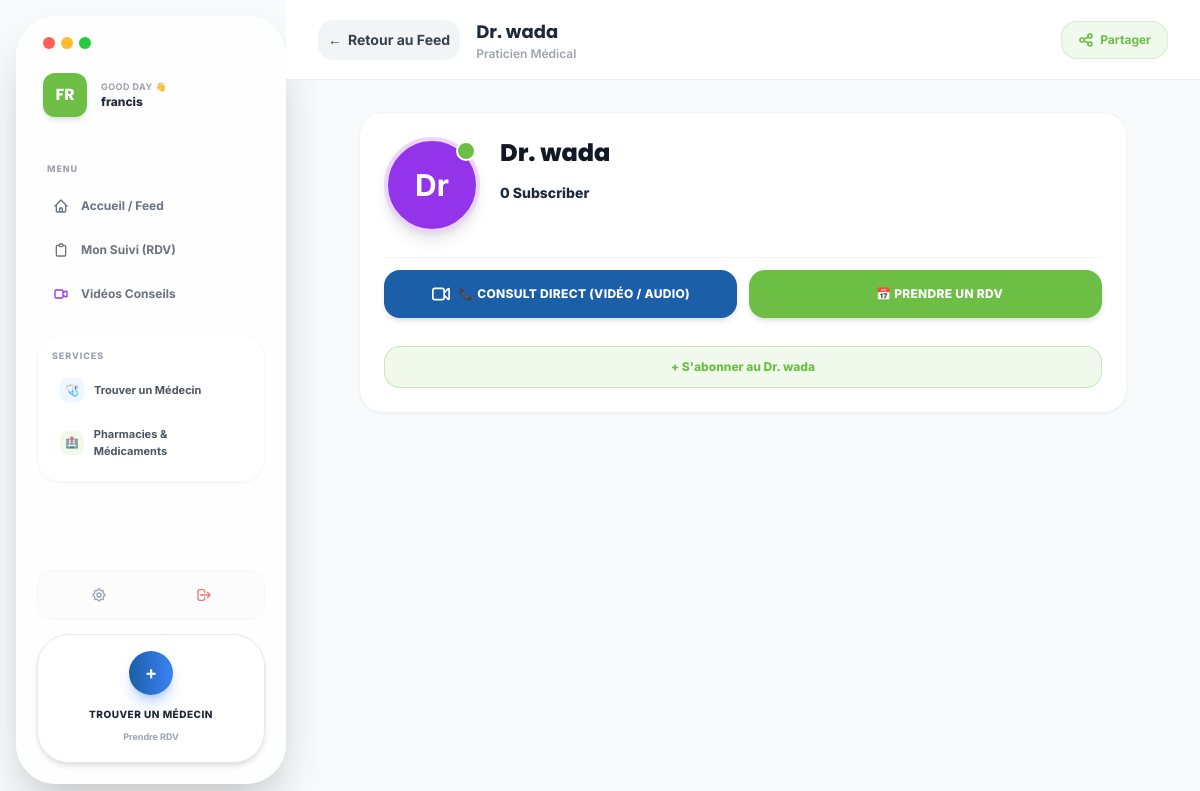
/patients/medecin/3/ (signed in), run on an earlier commit of the app's database.
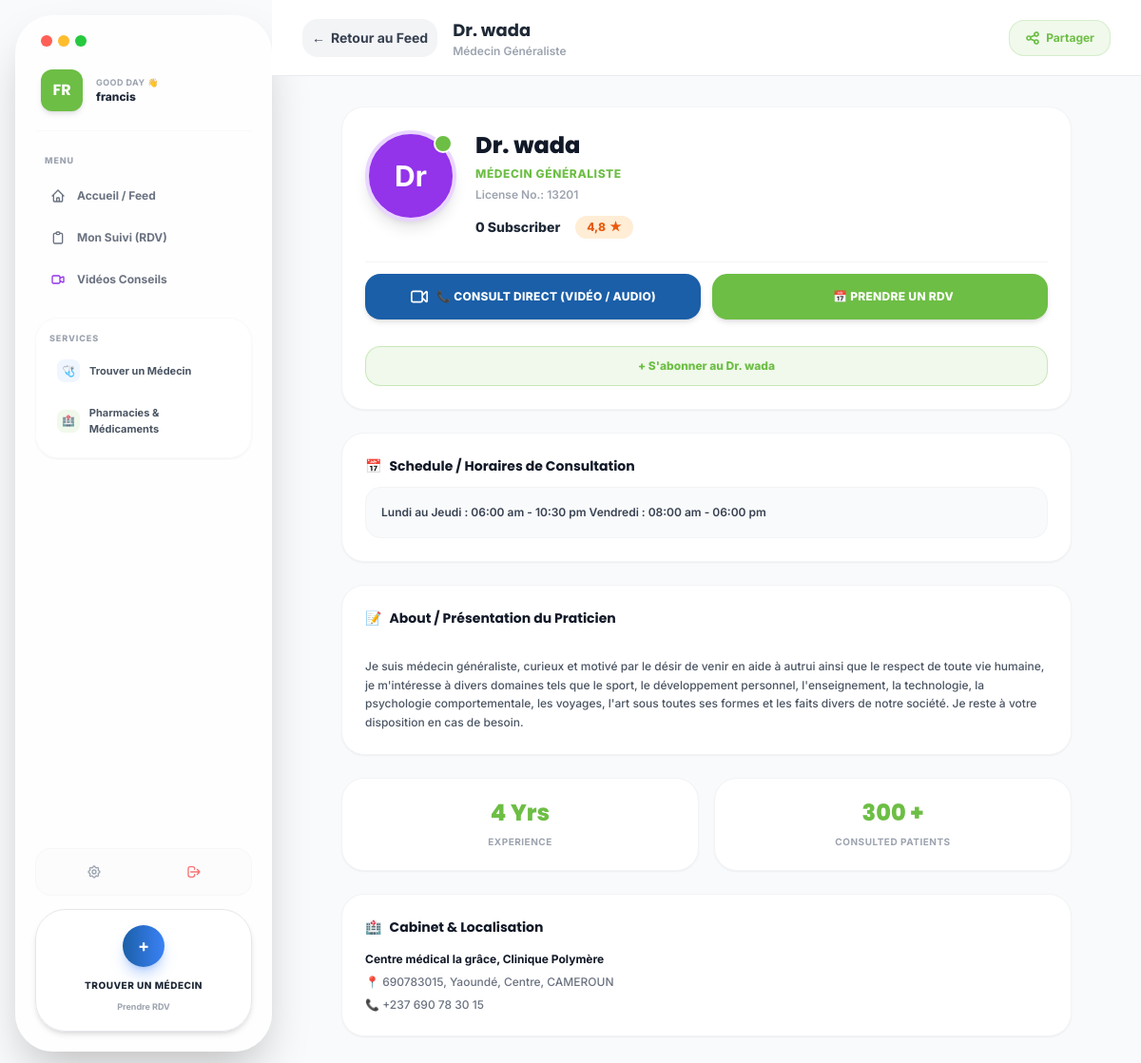
And on a later commit of the database.
### medecins/models.py (models this page shows, shortened)
class DoctorProfile(models.Model):
    user = models.OneToOneField(
        settings.AUTH_USER_MODEL,
        on_delete=models.CASCADE,
        related_name='doctor_profile'
    )
    speciality = models.CharField(max_length=150, blank=True, null=True, verbose_name="Spécialité médicale")
    license_number = models.CharField(max_length=100, blank=True, null=True, verbose_name="Numéro de licence / ordre")
    about = models.TextField(blank=True, null=True, verbose_name="Présentation / Biographie")
    schedule = models.CharField(max_length=255, blank=True, null=True, verbose_name="Horaires de consultation")
    years_of_experience = models.PositiveIntegerField(blank=True, null=True, verbose_name="Années d'expérience")
    consulted_patients_count = models.PositiveIntegerField(blank=True, null=True, verbose_name="Nombre de patients consultés")
    clinic_name = models.CharField(max_length=255, blank=True, null=True, verbose_name="Nom de la clinique / cabinet")
    clinic_address = models.CharField(max_length=255, blank=True, null=True, verbose_name="Adresse du cabinet")
    clinic_phone = models.CharField(max_length=50, blank=True, null=True, verbose_name="Téléphone du cabinet")
    rating = models.DecimalField(max_digits=3, decimal_places=1, default=5.0, verbose_name="Note moyenne")

### patients/views.py (the view)
# urls.py: path('medecin/<int:pk>/', views.DoctorDetailView.as_view(), name='doctor_detail'),
class DoctorDetailView(LoginRequiredMixin, DetailView):
    model = User
    template_name = 'patients/doctor_detail.html'
    context_object_name = 'doctor'
    def get_queryset(self):
        return User.objects.filter(role='medecin')
    def get_context_data(self, **kwargs):
        context = super().get_context_data(**kwargs)
        doctor = self.get_object()
        context['profile'] = getattr(doctor, 'doctor_profile', None)
        context['subscribers_count'] = DoctorSubscription.objects.filter(doctor=doctor).count()
        context['is_subscribed'] = DoctorSubscription.objects.filter(patient=self.request.user, doctor=doctor).exists()
        context['pharmacies_list'] = User.objects.filter(role='pharmacie')
        context['medicaments_list'] = Medicament.objects.all()
        context['medecins_list'] = User.objects.filter(role='medecin')
        return context

### patients/templates/patients/doctor_detail.html (shortened to what the changed rows need)
{% load i18n %}
<!DOCTYPE html>
<html lang="fr">
<head>
    <script src="https://cdn.tailwindcss.com"></script>
</head>
<body class="bg-gray-50/70 font-inter text-gray-800 antialiased overflow-hidden">
    <div class="flex h-screen overflow-hidden bg-gray-50/50">
        <div class="flex-1 flex flex-col min-h-screen overflow-hidden">
            <header class="h-20 bg-white border-b border-gray-200/80 px-4 md:px-8 flex items-center justify-between flex-shrink-0 z-30 select-none relative">
                <div class="flex items-center space-x-4">
                    <div>
                        <h2 class="text-base sm:text-lg font-bold font-poppins text-gray-800">
                            Dr. {{ doctor.username }}
                        </h2>
                        <p class="text-xs text-gray-400 font-semibold">
                            {% if profile and profile.speciality %}{{ profile.speciality }}{% else %}Praticien Médical{% endif %}
                        </p>
                    </div>
                </div>
            </header>
            <main class="flex-1 overflow-y-auto p-4 md:p-8 pb-24 lg:pb-8 custom-scrollbar">
                <div class="max-w-3xl mx-auto space-y-6">
                    <div class="bg-white border border-gray-100 rounded-3xl p-6 shadow-sm space-y-6">
                        <div class="flex flex-col sm:flex-row items-center sm:items-start text-center sm:text-left gap-5">
                            <div class="space-y-1.5 flex-1">
                                <h1 class="text-2xl font-extrabold text-gray-900 font-poppins">
                                    Dr. {{ doctor.username }}
                                </h1>
                                {% if profile and profile.speciality %}
                                    <p class="text-xs font-extrabold text-leaf-green uppercase tracking-wider">{{ profile.speciality }}</p>
                                {% endif %}
                                {% if profile and profile.license_number %}
                                    <p class="text-xs text-gray-400 font-semibold">License No.: {{ profile.license_number }}</p>
                                {% endif %}
                                <div class="flex items-center justify-center sm:justify-start space-x-4 pt-2">
                                    <span class="text-sm font-extrabold text-gray-800" id="subscribers-count-display">
                                    </span>
                                    {% if profile and profile.rating %}
                                        <div class="flex items-center space-x-1 bg-orange-100 text-orange-600 px-3 py-1 rounded-full text-xs font-extrabold">
                                            <span>{{ profile.rating }}</span>
                                            <span>★</span>
                                        </div>
                                    {% endif %}
                                </div>
                            </div>
                        </div>
                    </div>
                    {% if profile and profile.schedule %}
                    <div class="bg-white border border-gray-100 rounded-3xl p-6 shadow-sm space-y-3">
                        <h3 class="text-sm font-bold font-poppins text-gray-900 flex items-center space-x-2">
                            <span>📅</span>
                            <span>Schedule / Horaires de Consultation</span>
                        </h3>
                        <div class="p-4 rounded-2xl bg-gray-50 border border-gray-100 text-xs font-semibold text-gray-700 leading-relaxed">
                            {{ profile.schedule }}
                        </div>
                    </div>
                    {% endif %}
                    {% if profile and profile.about %}
                    <div class="bg-white border border-gray-100 rounded-3xl p-6 shadow-sm space-y-3">
                        <h3 class="text-sm font-bold font-poppins text-gray-900 flex items-center space-x-2">
                            <span>📝</span>
                            <span>About / Présentation du Praticien</span>
                        </h3>
                        <p class="text-xs text-gray-600 font-medium leading-relaxed whitespace-pre-line">
                            {{ profile.about }}
                        </p>
                    </div>
                    {% endif %}
                    {% if profile and profile.years_of_experience or profile and profile.consulted_patients_count %}
                    <div class="grid grid-cols-1 sm:grid-cols-2 gap-4">
                        {% if profile.years_of_experience %}
                        <div class="bg-white border border-gray-100 rounded-3xl p-5 shadow-sm text-center">
                            <span class="text-2xl font-extrabold text-leaf-green block font-poppins">{{ profile.years_of_experience }} Yrs</span>
                            <span class="text-[10px] font-bold text-gray-400 uppercase tracking-wider">Experience</span>
                        </div>
                        {% endif %}
                        {% if profile.consulted_patients_count %}
                        <div class="bg-white border border-gray-100 rounded-3xl p-5 shadow-sm text-center">
                            <span class="text-2xl font-extrabold text-leaf-green block font-poppins">{{ profile.consulted_patients_count }} +</span>
                            <span class="text-[10px] font-bold text-gray-400 uppercase tracking-wider">Consulted Patients</span>
                        </div>
                        {% endif %}
                    </div>
                    {% endif %}
                    {% if profile and profile.clinic_name or profile and profile.clinic_address %}
                    <div class="bg-white border border-gray-100 rounded-3xl p-6 shadow-sm space-y-4">
                        <h3 class="text-sm font-bold font-poppins text-gray-900 flex items-center space-x-2">
                            <span>🏥</span>
                            <span>Cabinet & Localisation</span>
                        </h3>
                        <div class="space-y-2 text-xs">
                            {% if profile.clinic_name %}
                                <p class="font-bold text-gray-900">{{ profile.clinic_name }}</p>
                            {% endif %}
                            {% if profile.clinic_address %}
                                <p class="text-gray-500 font-medium">📍 {{ profile.clinic_address }}</p>
                            {% endif %}
                            {% if profile.clinic_phone %}
                                <p class="text-gray-500 font-medium">📞 {{ profile.clinic_phone }}</p>
                            {% endif %}
                        </div>
                    </div>
                    {% endif %}
                </div>
            </main>
        </div>
    </div>
</body>
</html>

What changed in the data, as far as the page shows it:
added DoctorProfile: speciality "Médecin Généraliste", speciality "MÉDECIN GÉNÉRALISTE", license_number "13201", rating "4,8", schedule "Lundi au Jeudi : 06:00 am - 10:30 pm Vendredi : 08:00 am - 06:00 pm", about "Je suis médecin généraliste, curieux et motivé par le désir de venir en aide à autrui ainsi que le respect de toute vie humaine, je m'intéresse à divers domaines tels que le sport, le développement personnel, l'enseignement, la technologie, la psychologie comportementale, les voyages, l'art sous toutes ses formes et les faits divers de notre société. Je reste à votre disposition en cas de besoin.", years_of_experience "4", consulted_patients_count "300", clinic_name "Centre médical la grâce, Clinique Polymère", clinic_address "690783015, Yaoundé, Centre, CAMEROUN", clinic_phone "+237 690 78 30 15"
Also different on the page:
text no longer shown: "Praticien Médical"
text now shown: "License No.: ★ 📅 Schedule / Horaires de Consultation 📝 About / Présentation du Praticien Yrs EXPERIENCE + CONSULTED PATIENTS 🏥 Cabinet & Localisation 📍 📞"
